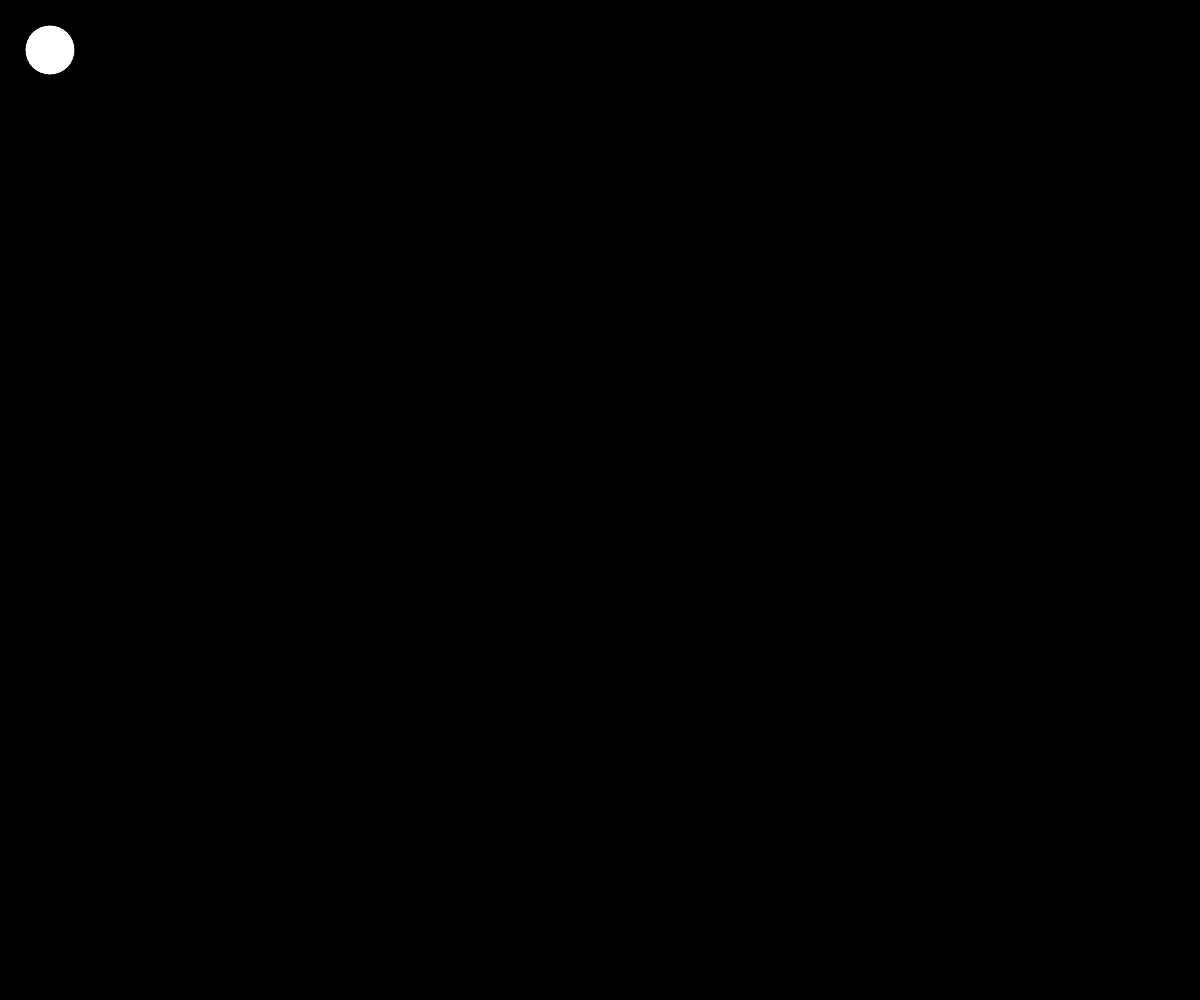
Frame 1 (no input)
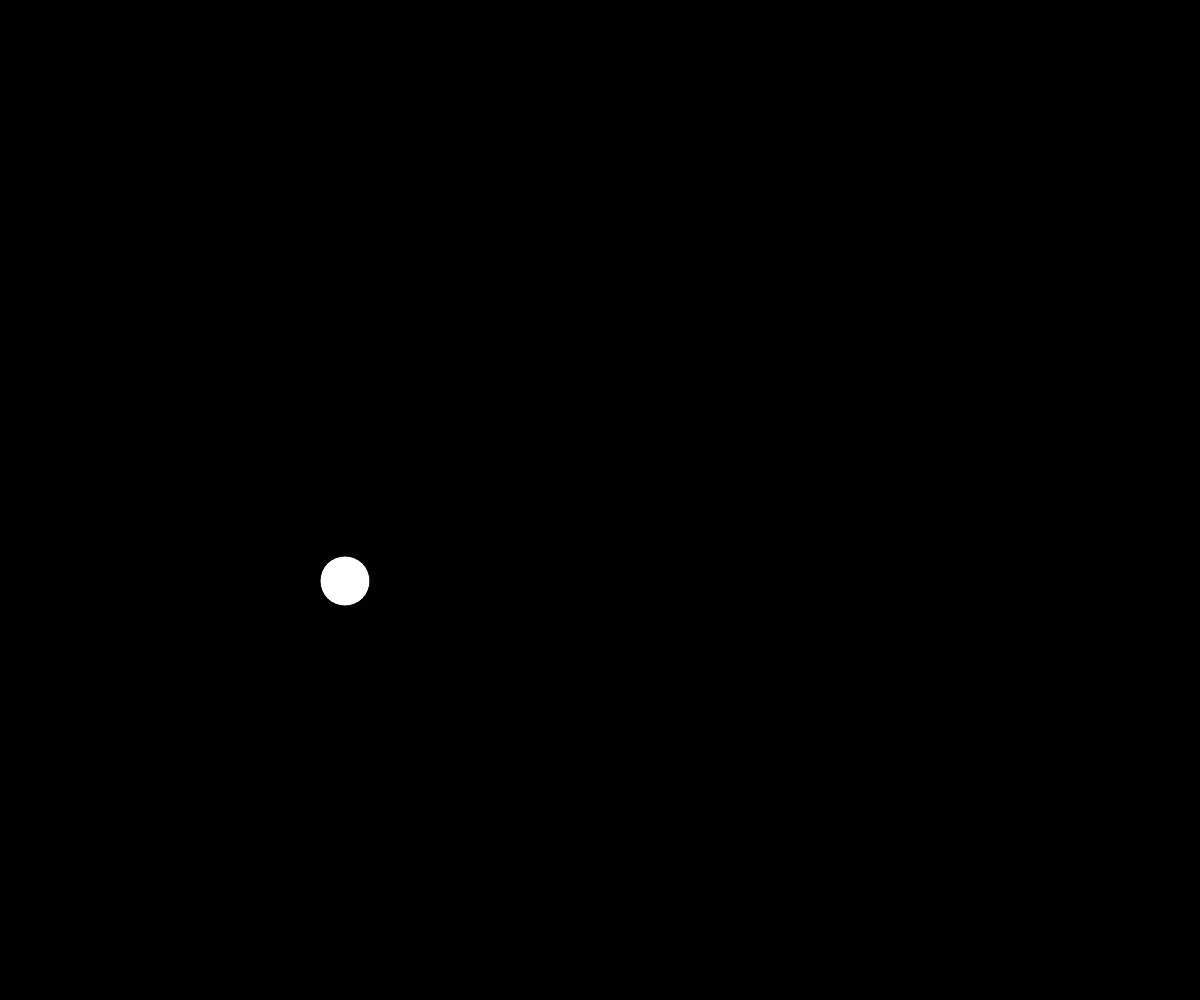
Frame 60 (no input)
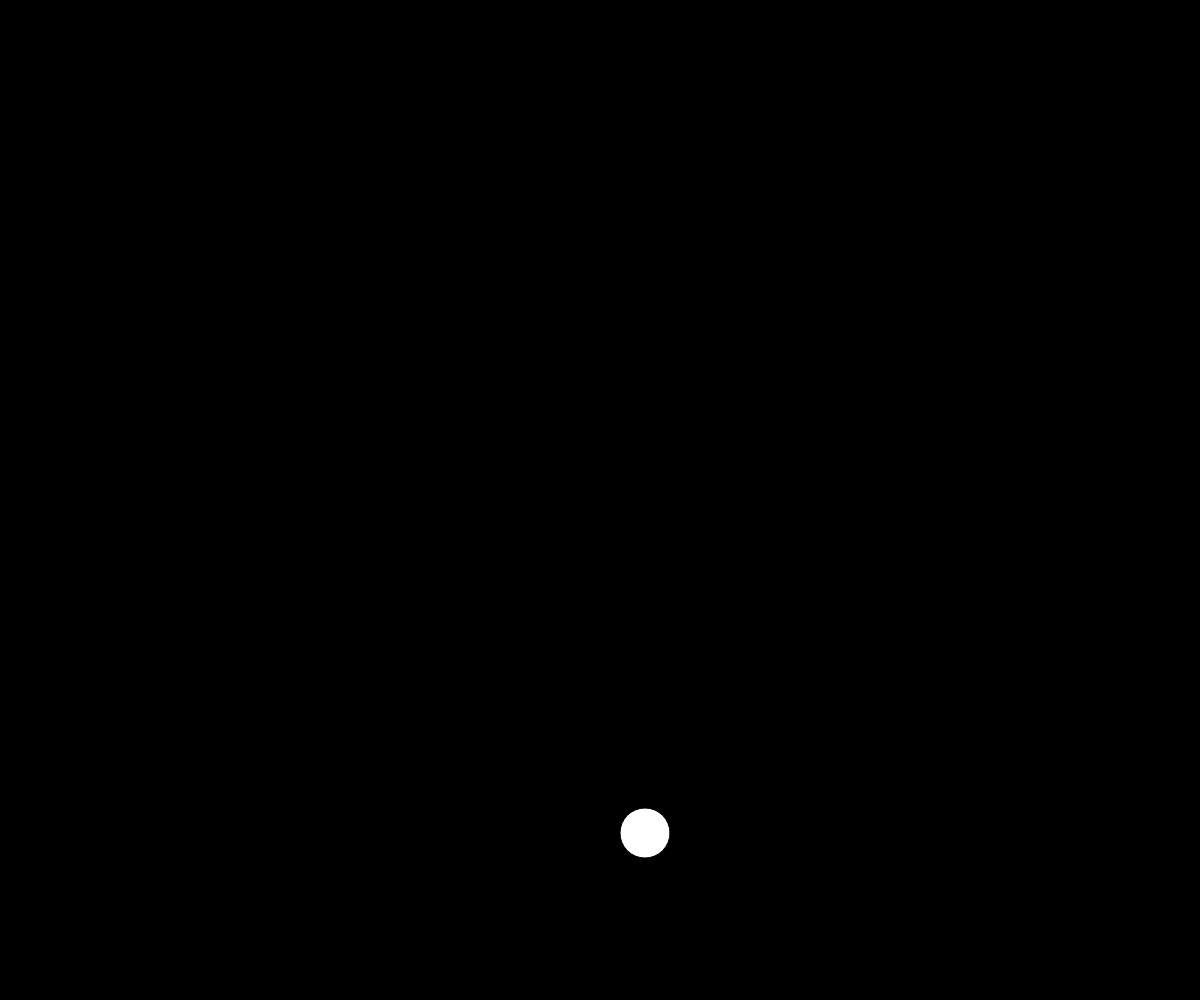
Frame 120 (the mouse pressed at the canvas centre since frame 60)

The p5.js sketch that drew these frames (run headless with seeded random() and noise() and a simulated clock; from frame 60 on, the mouse is pressed at the canvas centre):

// p5.js sketch
// ── sketch.js
const ball = {
  x: 50,
  y: 50,
  xSpeed: 5,
  ySpeed: 9,
  r: 50,
}

function setup () {
  createCanvas(windowWidth, windowHeight)
}

function draw () {
  background(0)
  fill(255)
  ellipse(ball.x, ball.y, ball.r)
  update()
}

function update () {
  ball.x += ball.xSpeed
  ball.y += ball.ySpeed
  if ((ball.x + (ball.r / 2) >= windowWidth) || (ball.x - (ball.r / 2) <= 0)) {
    ball.xSpeed = ball.xSpeed * -1
  }
  if ((ball.y + (ball.r / 2) >= windowHeight) || (ball.y - (ball.r / 2) <= 0)) {
    ball.ySpeed = ball.ySpeed * -1
  }
  console.log(ball)
}
